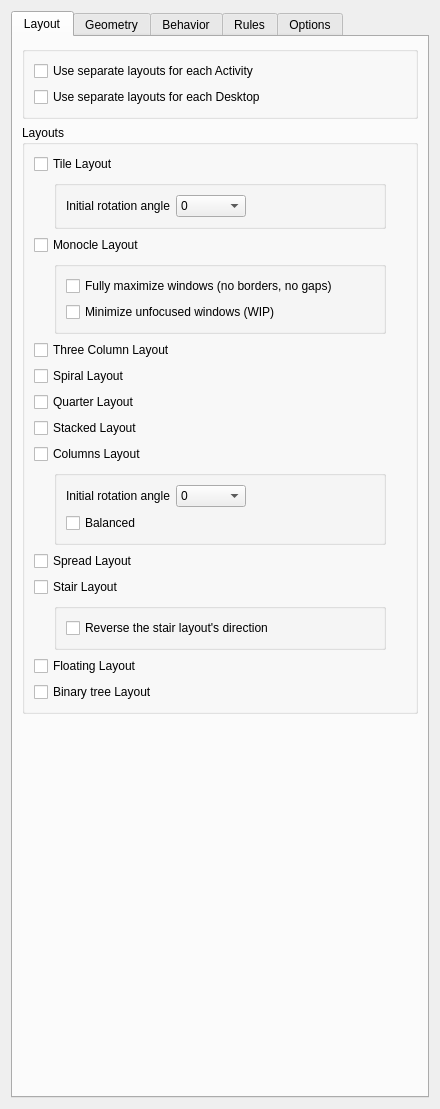
<?xml version="1.0" encoding="UTF-8"?>
<ui version="4.0">
 <class>KrohnkiteConfigForm</class>
 <widget class="QWidget" name="KrohnkiteConfigForm">
  <property name="geometry">
   <rect>
    <x>0</x>
    <y>0</y>
    <width>440</width>
    <height>1109</height>
   </rect>
  </property>
  <property name="minimumSize">
   <size>
    <width>440</width>
    <height>0</height>
   </size>
  </property>
  <property name="windowTitle">
   <string>Form</string>
  </property>
  <layout class="QGridLayout" name="gridLayout">
   <item row="0" column="0">
    <widget class="QTabWidget" name="configTabs">
     <property name="currentIndex">
      <number>0</number>
     </property>
     <widget class="QWidget" name="layoutTab">
      <attribute name="title">
       <string>Layout</string>
      </attribute>
      <layout class="QVBoxLayout" name="verticalLayout_4">
       <item>
        <widget class="QGroupBox" name="groupBox_8">
         <property name="title">
          <string/>
         </property>
         <layout class="QVBoxLayout" name="verticalLayout_8">
          <item>
           <widget class="QCheckBox" name="kcfg_layoutPerActivity">
            <property name="toolTip">
             <string>Use different layouts for each activity. Can be combined with &quot;Use separate layout per Desktop&quot; option.</string>
            </property>
            <property name="text">
             <string>Use separate layouts for each Activity</string>
            </property>
           </widget>
          </item>
          <item>
           <widget class="QCheckBox" name="kcfg_layoutPerDesktop">
            <property name="toolTip">
             <string>Use different layouts for each virtual desktop. Can be combined with &quot;Use separate layout per Activity&quot; option.</string>
            </property>
            <property name="text">
             <string>Use separate layouts for each Desktop</string>
            </property>
           </widget>
          </item>
         </layout>
        </widget>
       </item>
       <item>
        <widget class="QGroupBox" name="groupBox_2">
         <property name="title">
          <string>Layouts</string>
         </property>
         <layout class="QVBoxLayout" name="verticalLayout_3">
          <item>
           <widget class="QCheckBox" name="kcfg_enableTileLayout">
            <property name="toolTip">
             <string>Enable Tile layout</string>
            </property>
            <property name="text">
             <string>Tile Layout</string>
            </property>
            <property name="tristate">
             <bool>false</bool>
            </property>
           </widget>
          </item>
          <item>
           <layout class="QVBoxLayout" name="tileLayoutConfigLayout">
            <property name="leftMargin">
             <number>20</number>
            </property>
            <property name="rightMargin">
             <number>20</number>
            </property>
            <item>
             <widget class="QGroupBox" name="groupBoxTileConfigLayout">
              <property name="title">
               <string/>
              </property>
              <layout class="QGridLayout" name="gridLayout_2">
               <item row="0" column="0">
                <layout class="QHBoxLayout" name="horizontalLayout_3">
                 <item>
                  <widget class="QLabel" name="tileLabel11">
                   <property name="text">
                    <string>Initial rotation angle</string>
                   </property>
                  </widget>
                 </item>
                 <item>
                  <widget class="QComboBox" name="kcfg_tileLayoutInitialRotationAngle">
                   <property name="minimumSize">
                    <size>
                     <width>70</width>
                     <height>0</height>
                    </size>
                   </property>
                   <item>
                    <property name="text">
                     <string>0</string>
                    </property>
                   </item>
                   <item>
                    <property name="text">
                     <string>90</string>
                    </property>
                   </item>
                   <item>
                    <property name="text">
                     <string>180</string>
                    </property>
                   </item>
                   <item>
                    <property name="text">
                     <string>270</string>
                    </property>
                   </item>
                  </widget>
                 </item>
                </layout>
               </item>
               <item row="0" column="1">
                <spacer name="horizontalSpacer">
                 <property name="orientation">
                  <enum>Qt::Orientation::Horizontal</enum>
                 </property>
                 <property name="sizeHint" stdset="0">
                  <size>
                   <width>40</width>
                   <height>20</height>
                  </size>
                 </property>
                </spacer>
               </item>
              </layout>
             </widget>
            </item>
           </layout>
          </item>
          <item>
           <widget class="QCheckBox" name="kcfg_enableMonocleLayout">
            <property name="toolTip">
             <string>Enable Monocle layout</string>
            </property>
            <property name="text">
             <string>Monocle Layout</string>
            </property>
           </widget>
          </item>
          <item>
           <layout class="QVBoxLayout" name="monocleLayoutConfigLayout">
            <property name="leftMargin">
             <number>20</number>
            </property>
            <property name="rightMargin">
             <number>20</number>
            </property>
            <item>
             <widget class="QGroupBox" name="groupBox_10">
              <property name="title">
               <string/>
              </property>
              <layout class="QVBoxLayout" name="verticalLayout_10">
               <item>
                <widget class="QCheckBox" name="kcfg_monocleMaximize">
                 <property name="toolTip">
                  <string>All windows will be maximized in Monocle layout</string>
                 </property>
                 <property name="text">
                  <string>Fully maximize windows (no borders, no gaps)</string>
                 </property>
                </widget>
               </item>
               <item>
                <widget class="QCheckBox" name="kcfg_monocleMinimizeRest">
                 <property name="text">
                  <string>Minimize unfocused windows (WIP)</string>
                 </property>
                </widget>
               </item>
              </layout>
             </widget>
            </item>
           </layout>
          </item>
          <item>
           <widget class="QCheckBox" name="kcfg_enableThreeColumnLayout">
            <property name="toolTip">
             <string>Enable Three Column layout</string>
            </property>
            <property name="text">
             <string>Three Column Layout</string>
            </property>
           </widget>
          </item>
          <item>
           <widget class="QCheckBox" name="kcfg_enableSpiralLayout">
            <property name="text">
             <string>Spiral Layout</string>
            </property>
           </widget>
          </item>
          <item>
           <widget class="QCheckBox" name="kcfg_enableQuarterLayout">
            <property name="toolTip">
             <string>Enable Quarter layout</string>
            </property>
            <property name="text">
             <string>Quarter Layout</string>
            </property>
           </widget>
          </item>
          <item>
           <widget class="QCheckBox" name="kcfg_enableStackedLayout">
            <property name="toolTip">
             <string>Enable Stacked layout</string>
            </property>
            <property name="text">
             <string>Stacked Layout</string>
            </property>
           </widget>
          </item>
          <item>
           <widget class="QCheckBox" name="kcfg_enableColumnsLayout">
            <property name="toolTip">
             <string>Enable Columns layout</string>
            </property>
            <property name="text">
             <string>Columns Layout</string>
            </property>
           </widget>
          </item>
          <item>
           <layout class="QVBoxLayout" name="ColumnsLayoutConfigLayout">
            <property name="leftMargin">
             <number>20</number>
            </property>
            <property name="rightMargin">
             <number>20</number>
            </property>
            <item>
             <widget class="QGroupBox" name="groupBoxColumnsConfigLayout">
              <property name="title">
               <string/>
              </property>
              <layout class="QGridLayout" name="gridLayout_3">
               <item row="0" column="1">
                <spacer name="horizontalSpacer">
                 <property name="orientation">
                  <enum>Qt::Orientation::Horizontal</enum>
                 </property>
                 <property name="sizeHint" stdset="0">
                  <size>
                   <width>40</width>
                   <height>20</height>
                  </size>
                 </property>
                </spacer>
               </item>
               <item row="0" column="0">
                <layout class="QHBoxLayout" name="horizontalLayout_4">
                 <item>
                  <widget class="QLabel" name="tileLabel12">
                   <property name="text">
                    <string>Initial rotation angle</string>
                   </property>
                  </widget>
                 </item>
                 <item>
                  <widget class="QComboBox" name="kcfg_columnsLayoutInitialRotationAngle">
                   <property name="minimumSize">
                    <size>
                     <width>70</width>
                     <height>0</height>
                    </size>
                   </property>
                   <item>
                    <property name="text">
                     <string>0</string>
                    </property>
                   </item>
                   <item>
                    <property name="text">
                     <string>90</string>
                    </property>
                   </item>
                   <item>
                    <property name="text">
                     <string>180</string>
                    </property>
                   </item>
                   <item>
                    <property name="text">
                     <string>270</string>
                    </property>
                   </item>
                  </widget>
                 </item>
                </layout>
               </item>
               <item row="1" column="0">
                <widget class="QCheckBox" name="kcfg_columnsBalanced">
                 <property name="toolTip">
                  <string>Creating a new window in the shortest column</string>
                 </property>
                 <property name="text">
                  <string>Balanced</string>
                 </property>
                </widget>
               </item>
              </layout>
             </widget>
            </item>
           </layout>
          </item>
          <item>
           <widget class="QCheckBox" name="kcfg_enableSpreadLayout">
            <property name="toolTip">
             <string>Enable Spread layout</string>
            </property>
            <property name="text">
             <string>Spread Layout</string>
            </property>
           </widget>
          </item>
          <item>
           <widget class="QCheckBox" name="kcfg_enableStairLayout">
            <property name="toolTip">
             <string>Enable Stair layout</string>
            </property>
            <property name="text">
             <string>Stair Layout</string>
            </property>
           </widget>
          </item>
          <item>
           <layout class="QVBoxLayout" name="stairLayoutConfigLayout">
            <property name="leftMargin">
             <number>20</number>
            </property>
            <property name="rightMargin">
             <number>20</number>
            </property>
            <item>
             <widget class="QGroupBox" name="groupBox_70">
              <property name="title">
               <string/>
              </property>
              <layout class="QVBoxLayout" name="verticalLayout_10">
               <item>
                <widget class="QCheckBox" name="kcfg_stairReverse">
                 <property name="text">
                  <string>Reverse the stair layout's direction</string>
                 </property>
                </widget>
               </item>
              </layout>
             </widget>
            </item>
           </layout>
          </item>
          <item>
           <widget class="QCheckBox" name="kcfg_enableFloatingLayout">
            <property name="text">
             <string>Floating Layout</string>
            </property>
           </widget>
          </item>
          <item>
           <widget class="QCheckBox" name="kcfg_enableBTreeLayout">
            <property name="toolTip">
             <string>Enable BTree layout</string>
            </property>
            <property name="text">
             <string>Binary tree Layout</string>
            </property>
           </widget>
          </item>
         </layout>
        </widget>
       </item>
       <item>
        <spacer name="verticalSpacer_2">
         <property name="orientation">
          <enum>Qt::Orientation::Vertical</enum>
         </property>
         <property name="sizeHint" stdset="0">
          <size>
           <width>20</width>
           <height>40</height>
          </size>
         </property>
        </spacer>
       </item>
      </layout>
     </widget>
     <widget class="QWidget" name="geometryTab">
      <attribute name="title">
       <string>Geometry</string>
      </attribute>
      <layout class="QVBoxLayout" name="verticalLayout_5">
       <item>
        <widget class="QGroupBox" name="groupBox">
         <property name="title">
          <string>Screen Gaps (pixels)</string>
         </property>
         <layout class="QGridLayout" name="gridLayout_3">
          <item row="2" column="3">
           <widget class="QSpinBox" name="kcfg_screenGapTop">
            <property name="maximum">
             <number>999</number>
            </property>
           </widget>
          </item>
          <item row="4" column="0">
           <widget class="QSpinBox" name="kcfg_screenGapLeft">
            <property name="maximum">
             <number>999</number>
            </property>
           </widget>
          </item>
          <item row="4" column="4">
           <widget class="QSpinBox" name="kcfg_screenGapRight">
            <property name="maximum">
             <number>999</number>
            </property>
           </widget>
          </item>
          <item row="0" column="3">
           <widget class="QLabel" name="screenGapTop">
            <property name="text">
             <string>Top</string>
            </property>
            <property name="alignment">
             <set>Qt::AlignmentFlag::AlignCenter</set>
            </property>
           </widget>
          </item>
          <item row="6" column="3">
           <widget class="QSpinBox" name="kcfg_screenGapBottom">
            <property name="maximum">
             <number>999</number>
            </property>
           </widget>
          </item>
          <item row="5" column="3">
           <widget class="QLabel" name="screenGapBottom">
            <property name="text">
             <string>Bottom</string>
            </property>
            <property name="alignment">
             <set>Qt::AlignmentFlag::AlignCenter</set>
            </property>
           </widget>
          </item>
          <item row="3" column="0">
           <widget class="QLabel" name="screenGapLeft">
            <property name="text">
             <string>Left</string>
            </property>
            <property name="alignment">
             <set>Qt::AlignmentFlag::AlignCenter</set>
            </property>
           </widget>
          </item>
          <item row="3" column="4">
           <widget class="QLabel" name="screenGapRight">
            <property name="text">
             <string>Right</string>
            </property>
            <property name="alignment">
             <set>Qt::AlignmentFlag::AlignCenter</set>
            </property>
           </widget>
          </item>
         </layout>
        </widget>
       </item>
       <item>
        <widget class="QGroupBox" name="groupBox_9">
         <property name="title">
          <string>Maximum Tile Width</string>
         </property>
         <layout class="QGridLayout" name="gridLayout_8">
          <item row="0" column="0">
           <widget class="QCheckBox" name="kcfg_limitTileWidth">
            <property name="text">
             <string>Limit the width of tiled windows</string>
            </property>
           </widget>
          </item>
          <item row="1" column="0">
           <layout class="QHBoxLayout" name="horizontalLayout_2">
            <item>
             <widget class="QLabel" name="limitTileWidthRatioLabel">
              <property name="sizePolicy">
               <sizepolicy hsizetype="Maximum" vsizetype="Preferred">
                <horstretch>0</horstretch>
                <verstretch>0</verstretch>
               </sizepolicy>
              </property>
              <property name="text">
               <string>Ratio of the max width to screen height </string>
              </property>
             </widget>
            </item>
            <item>
             <widget class="QDoubleSpinBox" name="kcfg_limitTileWidthRatio"/>
            </item>
           </layout>
          </item>
         </layout>
        </widget>
       </item>
       <item>
        <layout class="QHBoxLayout" name="horizontalLayout">
         <item>
          <widget class="QLabel" name="tileGapLabel">
           <property name="text">
            <string>Gaps between tiles (pixels)</string>
           </property>
          </widget>
         </item>
         <item>
          <widget class="QSpinBox" name="kcfg_tileLayoutGap">
           <property name="maximum">
            <number>9999</number>
           </property>
          </widget>
         </item>
        </layout>
       </item>
       <item>
        <spacer name="verticalSpacer">
         <property name="orientation">
          <enum>Qt::Orientation::Vertical</enum>
         </property>
         <property name="sizeHint" stdset="0">
          <size>
           <width>20</width>
           <height>40</height>
          </size>
         </property>
        </spacer>
       </item>
      </layout>
     </widget>
     <widget class="QWidget" name="behaviorTab">
      <attribute name="title">
       <string>Behavior</string>
      </attribute>
      <layout class="QVBoxLayout" name="verticalLayout_6">
       <item>
        <widget class="QGroupBox" name="groupBox_4">
         <property name="title">
          <string>Layout Adjustment</string>
         </property>
         <layout class="QVBoxLayout" name="verticalLayout_7">
          <item>
           <widget class="QCheckBox" name="kcfg_adjustLayout">
            <property name="toolTip">
             <string>Resizing window will cause layout to be adjusted. The actual behaviour might differ based on layout in use.</string>
            </property>
            <property name="text">
             <string>Adjust layout by resizing windows</string>
            </property>
           </widget>
          </item>
          <item>
           <widget class="QCheckBox" name="kcfg_adjustLayoutLive">
            <property name="toolTip">
             <string>If enabled, resizing window will immediately adjust layout. If disabled, layout will be adjusted *after* window resizing is over.</string>
            </property>
            <property name="text">
             <string>Adjust layout in realtime as window is being resized</string>
            </property>
           </widget>
          </item>
         </layout>
        </widget>
       </item>
       <item>
        <widget class="QGroupBox" name="groupBox_3">
         <property name="font">
          <font>
           <bold>false</bold>
          </font>
         </property>
         <property name="title">
          <string>Directional Keys Behaviors</string>
         </property>
         <layout class="QGridLayout" name="gridLayout_4">
          <item row="0" column="1">
           <widget class="QLabel" name="label_2">
            <property name="font">
             <font>
              <italic>false</italic>
              <bold>false</bold>
              <underline>true</underline>
             </font>
            </property>
            <property name="text">
             <string>Up</string>
            </property>
            <property name="alignment">
             <set>Qt::AlignmentFlag::AlignCenter</set>
            </property>
           </widget>
          </item>
          <item row="2" column="0">
           <widget class="QRadioButton" name="kcfg_directionalKeyFocus">
            <property name="sizePolicy">
             <sizepolicy hsizetype="Maximum" vsizetype="Fixed">
              <horstretch>0</horstretch>
              <verstretch>0</verstretch>
             </sizepolicy>
            </property>
            <property name="font">
             <font>
              <bold>true</bold>
             </font>
            </property>
            <property name="text">
             <string>Directional</string>
            </property>
            <attribute name="buttonGroup">
             <string notr="true">directionalKeyButtonGroup</string>
            </attribute>
           </widget>
          </item>
          <item row="1" column="0">
           <widget class="QRadioButton" name="kcfg_directionalKeyDwm">
            <property name="sizePolicy">
             <sizepolicy hsizetype="Maximum" vsizetype="Fixed">
              <horstretch>0</horstretch>
              <verstretch>0</verstretch>
             </sizepolicy>
            </property>
            <property name="font">
             <font>
              <bold>true</bold>
             </font>
            </property>
            <property name="text">
             <string>DWM style</string>
            </property>
            <attribute name="buttonGroup">
             <string notr="true">directionalKeyButtonGroup</string>
            </attribute>
           </widget>
          </item>
          <item row="0" column="3">
           <widget class="QLabel" name="label_4">
            <property name="font">
             <font>
              <italic>false</italic>
              <bold>false</bold>
              <underline>true</underline>
             </font>
            </property>
            <property name="text">
             <string>Left</string>
            </property>
            <property name="alignment">
             <set>Qt::AlignmentFlag::AlignCenter</set>
            </property>
           </widget>
          </item>
          <item row="1" column="1">
           <widget class="QLabel" name="label">
            <property name="text">
             <string>Focus Next</string>
            </property>
            <property name="alignment">
             <set>Qt::AlignmentFlag::AlignCenter</set>
            </property>
           </widget>
          </item>
          <item row="0" column="2">
           <widget class="QLabel" name="label_3">
            <property name="font">
             <font>
              <italic>false</italic>
              <bold>false</bold>
              <underline>true</underline>
             </font>
            </property>
            <property name="text">
             <string>Down</string>
            </property>
            <property name="alignment">
             <set>Qt::AlignmentFlag::AlignCenter</set>
            </property>
           </widget>
          </item>
          <item row="0" column="4">
           <widget class="QLabel" name="label_5">
            <property name="font">
             <font>
              <italic>false</italic>
              <bold>false</bold>
              <underline>true</underline>
             </font>
            </property>
            <property name="text">
             <string>Right</string>
            </property>
            <property name="alignment">
             <set>Qt::AlignmentFlag::AlignCenter</set>
            </property>
           </widget>
          </item>
          <item row="1" column="2">
           <widget class="QLabel" name="label_6">
            <property name="text">
             <string>Focus Prev</string>
            </property>
            <property name="alignment">
             <set>Qt::AlignmentFlag::AlignCenter</set>
            </property>
           </widget>
          </item>
          <item row="1" column="3">
           <widget class="QLabel" name="label_7">
            <property name="text">
             <string>Adjust Layout</string>
            </property>
            <property name="alignment">
             <set>Qt::AlignmentFlag::AlignCenter</set>
            </property>
           </widget>
          </item>
          <item row="1" column="4">
           <widget class="QLabel" name="label_8">
            <property name="text">
             <string>Adjust Layout</string>
            </property>
            <property name="alignment">
             <set>Qt::AlignmentFlag::AlignCenter</set>
            </property>
           </widget>
          </item>
          <item row="2" column="1">
           <widget class="QLabel" name="label_9">
            <property name="text">
             <string>Focus Up</string>
            </property>
            <property name="alignment">
             <set>Qt::AlignmentFlag::AlignCenter</set>
            </property>
           </widget>
          </item>
          <item row="2" column="2">
           <widget class="QLabel" name="label_10">
            <property name="text">
             <string>Focus Down</string>
            </property>
            <property name="alignment">
             <set>Qt::AlignmentFlag::AlignCenter</set>
            </property>
           </widget>
          </item>
          <item row="2" column="3">
           <widget class="QLabel" name="label_11">
            <property name="text">
             <string>Focus Left</string>
            </property>
            <property name="alignment">
             <set>Qt::AlignmentFlag::AlignCenter</set>
            </property>
           </widget>
          </item>
          <item row="2" column="4">
           <widget class="QLabel" name="label_12">
            <property name="text">
             <string>Focus Right</string>
            </property>
            <property name="alignment">
             <set>Qt::AlignmentFlag::AlignCenter</set>
            </property>
           </widget>
          </item>
         </layout>
        </widget>
       </item>
       <item>
        <widget class="QGroupBox" name="verticalGroupBox">
         <property name="title">
          <string>Position of the New Window</string>
         </property>
         <layout class="QVBoxLayout" name="verticalLayout_9">
          <item alignment="Qt::AlignmentFlag::Qt::AlignmentFlag::AlignVCenter">
           <widget class="QComboBox" name="kcfg_newWindowPosition">
            <property name="minimumSize">
             <size>
              <width>400</width>
              <height>0</height>
             </size>
            </property>
            <item>
             <property name="text">
              <string>Last</string>
             </property>
            </item>
            <item>
             <property name="text">
              <string>First</string>
             </property>
            </item>
            <item>
             <property name="text">
              <string>Second</string>
             </property>
            </item>
           </widget>
          </item>
         </layout>
        </widget>
       </item>
       <item>
        <spacer name="verticalSpacer_3">
         <property name="orientation">
          <enum>Qt::Orientation::Vertical</enum>
         </property>
         <property name="sizeHint" stdset="0">
          <size>
           <width>20</width>
           <height>40</height>
          </size>
         </property>
        </spacer>
       </item>
      </layout>
     </widget>
     <widget class="QWidget" name="rulesTab">
      <attribute name="title">
       <string>Rules</string>
      </attribute>
      <layout class="QVBoxLayout" name="verticalLayout_2">
       <item>
        <widget class="QGroupBox" name="groupBox_5">
         <property name="title">
          <string>Ignore Windows</string>
         </property>
         <layout class="QGridLayout" name="gridLayout_5">
          <item row="1" column="0">
           <widget class="QLabel" name="ignoreTitleLabel">
            <property name="text">
             <string>By Title</string>
            </property>
           </widget>
          </item>
          <item row="0" column="0">
           <widget class="QLabel" name="ignoreClassLabel">
            <property name="text">
             <string>By Class</string>
            </property>
           </widget>
          </item>
          <item row="0" column="1">
           <widget class="QLineEdit" name="kcfg_ignoreClass">
            <property name="toolTip">
             <string>Comma-separated list of window classes. Matching windows will not be tiled.</string>
            </property>
           </widget>
          </item>
          <item row="1" column="1">
           <widget class="QLineEdit" name="kcfg_ignoreTitle">
            <property name="toolTip">
             <string>Comma-separated list of keywords(or substrings). Any windows with matching title will not be tiled.</string>
            </property>
           </widget>
          </item>
          <item row="2" column="0">
           <widget class="QLabel" name="ignoreRoleLabel">
            <property name="text">
             <string>By Role</string>
            </property>
           </widget>
          </item>
          <item row="2" column="1">
           <widget class="QLineEdit" name="kcfg_ignoreRole"/>
          </item>
          <item row="3" column="1">
           <widget class="QCheckBox" name="kcfg_tileNothing">
            <property name="text">
             <string>Tile nothing by default</string>
            </property>
            <property name="checked">
             <bool>false</bool>
            </property>
           </widget>
          </item>
          <item row="4" column="0">
           <widget class="QLabel" name="tilingClassLabel">
            <property name="text">
             <string>Tile By Class</string>
            </property>
           </widget>
          </item>
          <item row="4" column="1">
           <widget class="QLineEdit" name="kcfg_tilingClass">
            <property name="toolTip">
             <string>Comma-separated list of window classes. Matching windows will become tiled automatically.</string>
            </property>
           </widget>
          </item>
         </layout>
        </widget>
       </item>
       <item>
        <widget class="QGroupBox" name="groupBox_6">
         <property name="title">
          <string>Float Windows</string>
         </property>
         <layout class="QGridLayout" name="gridLayout_6">
          <item row="0" column="0">
           <widget class="QLabel" name="floatingClassLabel">
            <property name="text">
             <string>By Class</string>
            </property>
           </widget>
          </item>
          <item row="0" column="1">
           <widget class="QLineEdit" name="kcfg_floatingClass">
            <property name="toolTip">
             <string>Comma-separated list of window classes. Matching windows will become float automatically.</string>
            </property>
           </widget>
          </item>
          <item row="1" column="0">
           <widget class="QLabel" name="floatingTitleLabel">
            <property name="text">
             <string>By Title</string>
            </property>
           </widget>
          </item>
          <item row="1" column="1">
           <widget class="QLineEdit" name="kcfg_floatingTitle">
            <property name="toolTip">
             <string>Comma-separated list of keywords(or substrings). Any windows with matching title will become float automatically</string>
            </property>
           </widget>
          </item>
          <item row="2" column="1">
           <widget class="QCheckBox" name="kcfg_floatUtility">
            <property name="toolTip">
             <string>This is mainly for debugging purpose, but can also be used to meet some specific requirements.</string>
            </property>
            <property name="text">
             <string>Float utility windows
(applies to window type Dialog, Splash, Utility)</string>
            </property>
            <property name="checked">
             <bool>true</bool>
            </property>
           </widget>
          </item>
         </layout>
        </widget>
       </item>
       <item>
        <widget class="QGroupBox" name="groupBox_7">
         <property name="title">
          <string>Disable Tiling</string>
         </property>
         <layout class="QGridLayout" name="gridLayout_7">
          <item row="0" column="1">
           <widget class="QLineEdit" name="kcfg_ignoreActivity">
            <property name="toolTip">
             <string>Comma-separated list of activity names. Windows in corresponding activities will not be tiled.</string>
            </property>
           </widget>
          </item>
          <item row="0" column="0">
           <widget class="QLabel" name="ignoreActivityLabel">
            <property name="text">
             <string>On Activity (name)</string>
            </property>
           </widget>
          </item>
          <item row="1" column="0">
           <widget class="QLabel" name="ignoreScreenLabel">
            <property name="text">
             <string>On Screen (name)</string>
            </property>
           </widget>
          </item>
          <item row="1" column="1">
           <widget class="QLineEdit" name="kcfg_ignoreScreen">
            <property name="toolTip">
             <string>Comma-separated list of screen names. Windows in corresponding screens will not be tiled.</string>
            </property>
           </widget>
          </item>
          <item row="2" column="0">
           <widget class="QLabel" name="ignoreDesktopLabel">
            <property name="text">
             <string>On Virtual Desktop</string>
            </property>
           </widget>
          </item>
          <item row="2" column="1">
           <widget class="QLineEdit" name="kcfg_ignoreVDesktop">
            <property name="toolTip">
             <string>Comma-separated list of Virtual Desktops names. Windows corresponding to these will not be tiled.</string>
            </property>
           </widget>
          </item>
         </layout>
        </widget>
       </item>
       <item>
        <widget class="QGroupBox" name="groupBox_11">
         <property name="title">
          <string>Screen default layout</string>
         </property>
         <layout class="QGridLayout" name="gridLayout_11">
          <item row="0" column="1">
           <widget class="QLineEdit" name="kcfg_screenDefaultLayout">
            <property name="toolTip">
             <string>&lt;html&gt;&lt;head/&gt;&lt;body&gt;&lt;p&gt;Comma-separated list OutputName:LayoutNumber all values you will see if run KSystemLog and type krohnkite in filter string. The data will right under Krohenkite start string.&lt;/p&gt;&lt;p&gt;2 monitors example: HDMI-A-1:3,DP-2:1&lt;/p&gt;&lt;p&gt;Example with desktop name: HDMI-A-1:Desktop 1:1,HDMI-A-1:Desktop 2:3&lt;/p&gt;&lt;/body&gt;&lt;/html&gt;</string>
            </property>
           </widget>
          </item>
          <item row="0" column="0">
           <widget class="QLabel" name="screenDefaultLayoutLabel">
            <property name="text">
             <string>OutputName:LayoutId</string>
            </property>
           </widget>
          </item>
         </layout>
        </widget>
       </item>
       <item>
        <spacer name="verticalSpacer_4">
         <property name="orientation">
          <enum>Qt::Orientation::Vertical</enum>
         </property>
         <property name="sizeHint" stdset="0">
          <size>
           <width>20</width>
           <height>40</height>
          </size>
         </property>
        </spacer>
       </item>
      </layout>
     </widget>
     <widget class="QWidget" name="optionsTab">
      <attribute name="title">
       <string>Options</string>
      </attribute>
      <layout class="QVBoxLayout" name="verticalLayout">
       <item>
        <widget class="QCheckBox" name="kcfg_maximizeSoleTile">
         <property name="toolTip">
          <string>&lt;p&gt;If there's only one window to be tiled, the window will be maximized with its borders removed to maximize usable screen space.&lt;/p&gt;&lt;p&gt;When using this option it's advisable to enable the &amp;quot;Allow resizing maximized windows from window edges&amp;quot; in &amp;quot;Breeze Window Decoration&amp;quot; settings, as this will often leave windows maximized, preventing borders from returning when windows are no longer sole otherwise.&lt;/p&gt;</string>
         </property>
         <property name="text">
          <string>Maximize the sole window</string>
         </property>
        </widget>
       </item>
       <item>
        <widget class="QCheckBox" name="kcfg_noTileBorder">
         <property name="toolTip">
          <string>All tiled windows will have no borders. Borders will be added back if window become float.</string>
         </property>
         <property name="text">
          <string>Remove borders of tiled windows</string>
         </property>
        </widget>
       </item>
       <item>
        <widget class="QCheckBox" name="kcfg_keepFloatAbove">
         <property name="text">
          <string>Keep floating windows above tiled windows</string>
         </property>
        </widget>
       </item>
       <item>
        <widget class="QCheckBox" name="kcfg_keepTilingOnDrag">
         <property name="text">
          <string>Always preserve the tiling status of a window upon dragging</string>
         </property>
        </widget>
       </item>
       <item>
        <widget class="QCheckBox" name="kcfg_preventMinimize">
         <property name="text">
          <string>Prevent windows from minimizing (experimental)</string>
         </property>
        </widget>
       </item>
       <item>
        <widget class="QCheckBox" name="kcfg_preventProtrusion">
         <property name="text">
          <string>Prevent window from protruding from its screen</string>
         </property>
        </widget>
       </item>
       <item>
        <widget class="QCheckBox" name="kcfg_pollMouseXdotool">
         <property name="toolTip">
          <string>&lt;html&gt;&lt;head/&gt;&lt;body&gt;&lt;p&gt;If enabled, actual mouse position will be used for certain operations. (e.g. swapping tile by dragging)&lt;/p&gt;&lt;p&gt;To use this feature, user &lt;span style=&quot; text-decoration: underline;&quot;&gt;MUST make sure &lt;/span&gt;&lt;span style=&quot; font-weight:600; font-style:italic; text-decoration: underline;&quot;&gt;xdotool &lt;/span&gt;&lt;span style=&quot; text-decoration: underline;&quot;&gt;is installed&lt;/span&gt; on the system.&lt;/p&gt;&lt;/body&gt;&lt;/html&gt;</string>
         </property>
         <property name="text">
          <string>Get actual mouse position using xdotool while resizing (HACK)</string>
         </property>
        </widget>
       </item>
       <item>
        <spacer name="debugSpacer">
         <property name="orientation">
          <enum>Qt::Orientation::Vertical</enum>
         </property>
         <property name="sizeType">
          <enum>QSizePolicy::Policy::Maximum</enum>
         </property>
         <property name="sizeHint" stdset="0">
          <size>
           <width>20</width>
           <height>10</height>
          </size>
         </property>
        </spacer>
       </item>
       <item>
        <widget class="QCheckBox" name="kcfg_debug">
         <property name="toolTip">
          <string>Use this option to debug the script or submit detailed bug report.</string>
         </property>
         <property name="text">
          <string>Print debug messages</string>
         </property>
        </widget>
       </item>
       <item>
        <widget class="QCheckBox" name="kcfg_debugActiveWin">
         <property name="toolTip">
          <string>Print debug output all new windows with params. In Kdevelop write krohnkite in filter.</string>
         </property>
         <property name="text">
          <string>Debug new Windows</string>
         </property>
        </widget>
       </item>
       <item>
        <spacer name="verticalSpacer_5">
         <property name="orientation">
          <enum>Qt::Orientation::Vertical</enum>
         </property>
         <property name="sizeHint" stdset="0">
          <size>
           <width>20</width>
           <height>40</height>
          </size>
         </property>
        </spacer>
       </item>
      </layout>
     </widget>
    </widget>
   </item>
  </layout>
 </widget>
 <resources/>
 <connections/>
 <buttongroups>
  <buttongroup name="directionalKeyButtonGroup"/>
 </buttongroups>
</ui>
